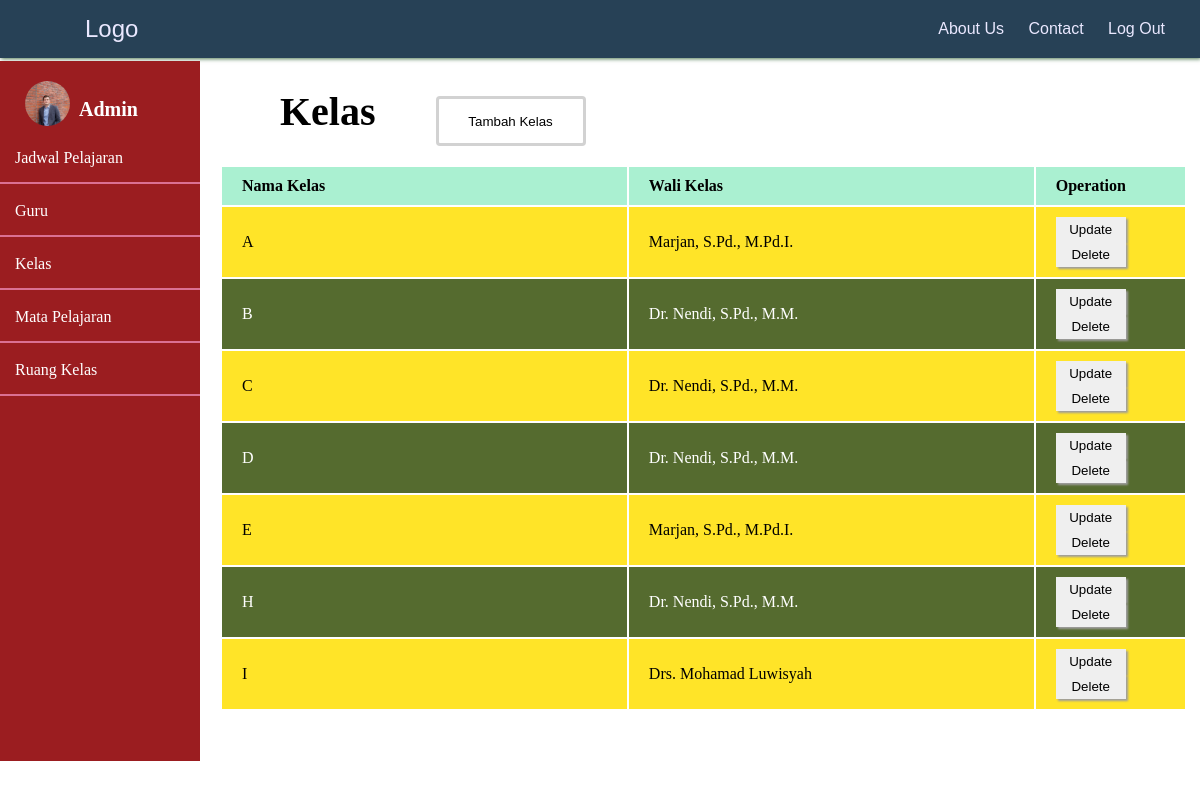
Page /Final/php/Admin/Kelas/Kelas.php (signed in) on the committed database.
### tables this page shows
CREATE TABLE `kelas` (
  `id_kelas` int(10) NOT NULL,
  `nama_kelas` varchar(100) NOT NULL,
  `wali` varchar(100) NOT NULL
);

### Final/php/Controller/FuncKelas.php (called while the page is built, shortened)
<?php
    include 'connect.php';
    function query($query){
        global $conn;
        $result = mysqli_query($conn, $query);
        $rows = [];
        while($row = mysqli_fetch_assoc($result)){
            $rows[] = $row;
        }
        return $rows;
    }
?>

### Final/php/Admin/Kelas/Kelas.php (the view, shortened to what this page needs)
<?php
    include '../../Controller/connect.php';
    include '../../Controller/FuncKelas.php';
    $query = query("SELECT * FROM kelas");
?>
<!DOCTYPE html>
<html lang="en">
<head>
    <link rel="stylesheet" href="../../../css/Admin/Kelas.css">
</head>
<body>
    <div class="navbar">
    <a href="../../Dashboard/home.php" id="home">Logo</a>
        <div class="menu">
            <a href="../../Dashboard/AboutUs.php">About Us</a>
            <a href="../../Dashboard/Contact.php">Contact</a>
            <a href="../../Dashboard/home.php">Log Out</a>
        </div>
    </div>
    <div class="sidebar">
        <div class="profile">
            <img src="../../../Img/admin.jpg" alt="">
            <h4><a href="../Login/Admin.php">Admin</a></h4>
        </div>
        <div class="option">
            <a href="../JadwalPelajaran/JadwalPelajaran.php">Jadwal Pelajaran</a>
            <a href="../Guru/Guru.php">Guru</a>
            <a href="../Kelas/Kelas.php">Kelas</a>
            <a href="../MataPelajaran/MataPelajaran.php">Mata Pelajaran</a>
            <a href="../RuangKelas/RuangKelas.php">Ruang Kelas</a>
        </div>
    </div>
    <div class="main">
        <div class="operation">
            <div class="outerModal">
                <h1>Kelas</h1>
                <button id="myBtn">Tambah Kelas</button>
            </div>
        </div>
        <div class="content">
            <table>
                <tr>
                    <th class="w30">Nama Kelas</th>
                    <th class="w30">Wali Kelas</th>
                    <th class="w10">Operation</th>
                </tr>
                <?php foreach ($query as $row) :?>
                    <tr>
                        <td><?= $row['nama_kelas']?></td>
                        <td><?= $row['wali']?></td>
                        <td>
                            <button><a href="UpdateKelas.php?id=<?= $row['id_kelas']?>">Update</a></button>
                            <button><a href="DeleteKelas.php?id=<?= $row['id_kelas']?>">Delete</a></button>
                        </td>
                    </tr>
                <?php endforeach ?>
            </table>
        </div>
    </div>
</body>
</html>

### Final/css/Admin/Kelas.css (style rules this page uses)
* { margin: 0; padding: 0; box-sizing: border-box; }
.navbar { display: flex; justify-content: space-between; align-items: center; width: 100%; background: #274156; font-family: 'Lucida Sans', 'Lucida Sans Regular', 'Lucida Grande', 'Lucida Sans Unicode', Geneva, Verdana, sans-serif; padding: 15px; box-shadow: 1px 1px 4px #517b54; z-index: 2; }
a#home { color: #EAE8FF; margin-left: 70px; text-decoration: none; font-size: 24px; }
.menu { display: block; }
.menu a { color: #EAE8FF; margin-right: 20px; text-decoration: none; }
.sidebar { position: fixed; float: left; width: 200px; height: 700px; margin-top: 3px; background: #9b1d20; }
.profile img { display: inline-block; margin: 20px 5px 0px 25px; width: 45px; border-radius: 50%; }
.profile h4 { position: relative; display: inline-block; top: -10px; font-size: 20px; color: white; }
.profile a { text-decoration: none; color: white; }
.option a { display: block; margin-top: 3px; padding: 15px; color: white; cursor: pointer; text-decoration: none; border-bottom: 2px solid palevioletred; }
.main { margin: 0px 13px 0px 220px; }
.outerModal { display: flex; justify-content: flex-start; margin: 20px; }
.outerModal h1 { margin: 10px 40px; font-size: 40px; }
.outerModal button#myBtn { position: relative; display: inline-block; width: 150px; height: 50px; top: 18px; background: white; color: black; padding: 4px; margin-left: 20px; border: 3px solid rgba(128, 128, 128, 0.358); border-radius: 4px; cursor: pointer; transition: width .7s; }
table { width: 100%; z-index: 1; }
table th { background-color: #AAF0D1; color: black; }
table tr { background: #556B2F; color: white; }
table tr:nth-child(even) { background: #ffe428; color: black; }
table th, td { text-align: left; padding: 10px 20px; }
td button { width: 70px; height: 25px; border: none; box-shadow: 2px 2px 2px rgb(158, 157, 157); transition: .5s; }
button a { text-decoration: none; color: black; }
.w10 { width: 10%; }
.w30 { width: 30%; }

### rows in the picture
kelas: nama_kelas "A", wali "Marjan, S.Pd., M.Pd.I."
kelas: nama_kelas "B", wali "Dr. Nendi, S.Pd., M.M."
kelas: nama_kelas "C", wali "Dr. Nendi, S.Pd., M.M."
kelas: nama_kelas "D", wali "Dr. Nendi, S.Pd., M.M."
kelas: nama_kelas "E", wali "Marjan, S.Pd., M.Pd.I."
kelas: nama_kelas "H", wali "Dr. Nendi, S.Pd., M.M."
kelas: nama_kelas "I", wali "Drs. Mohamad Luwisyah"
